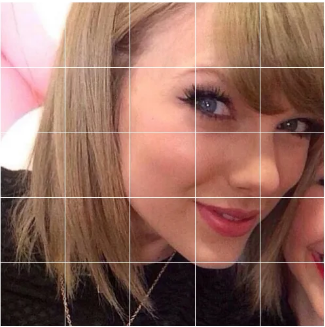
#> input picture xla/ComVion/data/girl.PNG, 325 x 327 px
$ python Exer28.py
#> lines starting #> are read from the running program, lines starting #| are printed output that depends on the picture
# importing libraries
import numpy as np
import cv2
from matplotlib import pyplot as plt

# Reading image from folder where it is stored
img = cv2.imread('./data/girl.PNG')
#> img is the input picture: shape (327, 325, 3); mean B, G, R 94.6, 106.6, 147

# denoising of image saving it into dst image
dst = cv2.fastNlMeansDenoisingColored(img, None, 10, 10, 7, 15)
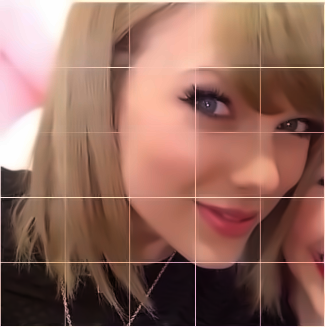
#> dst: shape (327, 325, 3); mean B, G, R 93.5, 105.9, 146.9

# Plotting of source and destination image
plt.subplot(121), plt.imshow(img)
plt.subplot(122), plt.imshow(dst)

plt.show()
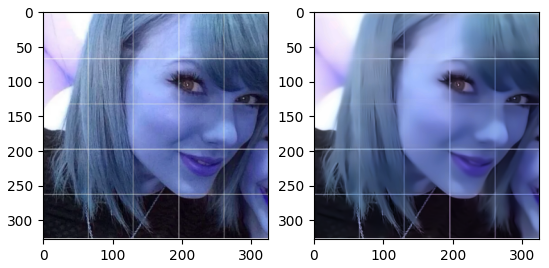
#> figure drawn by matplotlib, 2 panels; B, G, R data is drawn as R, G, B

$ run again, with xla/ComVion/data/apple.PNG copied over xla/ComVion/data/girl.PNG
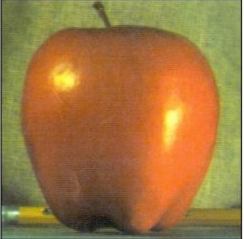
#> input picture xla/ComVion/data/apple.PNG, 244 x 239 px
#> img is the input picture: shape (239, 244, 3); mean B, G, R 65.2, 118.6, 158.3
#> `plt.show()`:
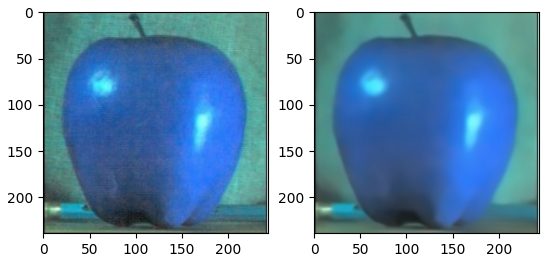
#> figure drawn by matplotlib, 2 panels; B, G, R data is drawn as R, G, B

$ run again, with xla/ComVion/data/enhanced.sample1.png copied over xla/ComVion/data/girl.PNG
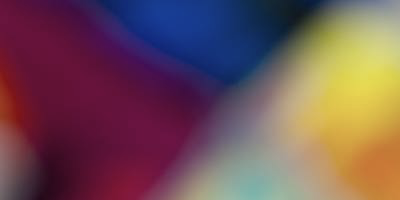
#> input picture xla/ComVion/data/enhanced.sample1.png, 400 x 200 px
#> img is the input picture: shape (200, 400, 3); mean B, G, R 86.4, 80.7, 113.6
#> `plt.show()`:
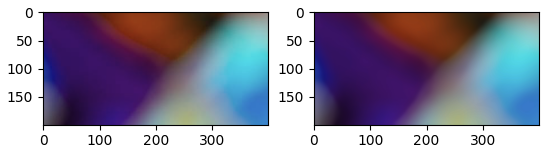
#> figure drawn by matplotlib, 2 panels; B, G, R data is drawn as R, G, B
